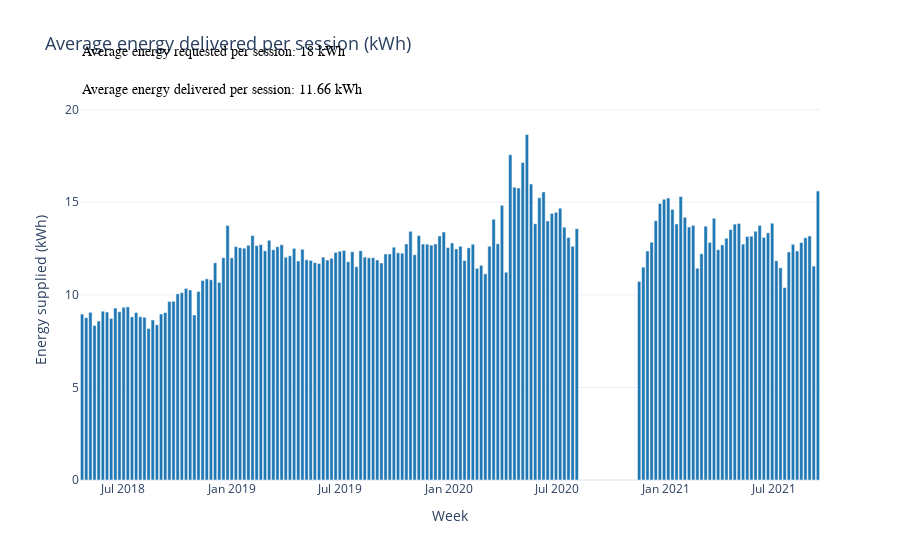

Notebook code cell kept with this figure:
### Markdown cell above
## KPI 3. Energy Consumption
- shown below is the process of developing a third KPI
- The final KPI is located at the bottom



- Energy Delivered by Session (Mean)
- Energy Requested by Session (Mean)
- Energy Consumed by Hour
- Max Energy Delivered within a session
- By Sites for all registered Users --> Times payment was required

### Code cell
# Ensure connectionTime is datetime and extract the week
charging_set['connectionTime'] = pd.to_datetime(charging_set['connectionTime'])
charging_set['connectionWeek'] = charging_set['connectionTime'].dt.to_period('W').dt.to_timestamp()

# Weekly aggregation: energy delivered and session count
weekly_aggregation = charging_set.groupby('connectionWeek').agg(
    TotalEnergyDelivered=('kWhDelivered', 'sum'),
    TotalSessions=('sessionID', 'count')
).reset_index()

# Calculate per-session mean energy by week and overall
weekly_aggregation['MeanEnergyPerSession'] = weekly_aggregation['TotalEnergyDelivered'] / weekly_aggregation['TotalSessions']
overall_mean = charging_set['kWhDelivered'].sum() / charging_set['sessionID'].nunique()

# Calculate and round the mean energy requested per session
mean_energy_requested = round(charging_set['kWhRequested'].mean())

# Bar chart with swapped KPI annotations
fig = px.bar(
    weekly_aggregation,
    x='connectionWeek',
    y='MeanEnergyPerSession',
    title='Average energy delivered per session (kWh)',
    labels={'connectionWeek': 'Woche', 'MeanEnergyPerSession': 'Energy supplied (kWh)'},
    template="plotly_white",
    color_discrete_sequence=['#1f77b4']  # Set bar color
).update_layout(
    title_font_size=18,
    xaxis_title="Week",
    yaxis_title="Energy supplied (kWh)",
    yaxis_range=[0, weekly_aggregation['MeanEnergyPerSession'].max() * 1.1]
).add_annotation(
    text=f"Average energy requested per session: {mean_energy_requested} kWh",
    xref="paper", yref="paper",
    x=0, y=1.15,  # Now placed above the other annotation
    showarrow=False,
    font=dict(size=14, color="black", family="Arial"),
    align="left",
    xanchor="left"
).add_annotation(
    text=f"Average energy delivered per session: {overall_mean:.2f} kWh",
    xref="paper", yref="paper",
    x=0, y=1.05,  # Now placed below the first annotation
    showarrow=False,
    font=dict(size=14, color="black", family="Arial"),
    align="left",
    xanchor="left"
)

fig.show()

### Figure 1 — Plotly figure (JSON) as saved in the notebook; plotly's stock layout.template omitted (floating-point values rounded to 4 significant figures; data arrays with more than 128 entries replaced by an {"elided": "..."} marker saying what was removed)
{"data": [{"alignmentgroup": "True", "hovertemplate": "Woche=%{x}<br>Energy supplied (kWh)=%{y}<extra></extra>", "legendgroup": "", "marker": {"color": "#1f77b4", "pattern": {"shape": ""}}, "name": "", "offsetgroup": "", "orientation": "v", "showlegend": false, "textposition": "auto", "type": "bar", "x": {"elided": "164 str values"}, "xaxis": "x", "y": {"elided": "164 float values"}, "yaxis": "y"}], "layout": {"annotations": [{"align": "left", "font": {"color": "black", "family": "Arial", "size": 14}, "showarrow": false, "text": "Average energy requested per session: 18 kWh", "x": 0, "xanchor": "left", "xref": "paper", "y": 1.15, "yref": "paper"}, {"align": "left", "font": {"color": "black", "family": "Arial", "size": 14}, "showarrow": false, "text": "Average energy delivered per session: 11.66 kWh", "x": 0, "xanchor": "left", "xref": "paper", "y": 1.05, "yref": "paper"}], "barmode": "relative", "legend": {"tracegroupgap": 0}, "title": {"font": {"size": 18}, "text": "Average energy delivered per session (kWh)"}, "xaxis": {"anchor": "y", "domain": [0, 1], "title": {"text": "Week"}}, "yaxis": {"anchor": "x", "domain": [0, 1], "range": [0, 20.52], "title": {"text": "Energy supplied (kWh)"}}}}
